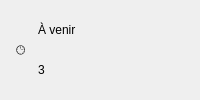
          <widget class="QFrame" name="cardAVenir">
           <property name="cssClass" stdset="0">
            <string>card</string>
           </property>
           <layout class="QHBoxLayout" name="layout15">
            <property name="spacing">
             <number>12</number>
            </property>
            <property name="leftMargin">
             <number>16</number>
            </property>
            <property name="topMargin">
             <number>10</number>
            </property>
            <property name="rightMargin">
             <number>16</number>
            </property>
            <property name="bottomMargin">
             <number>10</number>
            </property>
            <item>
             <widget class="QLabel" name="lblIconAVenir">
              <property name="text">
               <string>🕒</string>
              </property>
              <property name="cssClass" stdset="0">
               <string>cardIcon</string>
              </property>
             </widget>
            </item>
            <item>
             <layout class="QVBoxLayout" name="layout13">
              <property name="spacing">
               <number>0</number>
              </property>
              <property name="leftMargin">
               <number>0</number>
              </property>
              <property name="topMargin">
               <number>0</number>
              </property>
              <property name="rightMargin">
               <number>0</number>
              </property>
              <property name="bottomMargin">
               <number>0</number>
              </property>
              <item>
               <widget class="QLabel" name="lblAVenirTitle">
                <property name="text">
                 <string>À venir</string>
                </property>
                <property name="cssClass" stdset="0">
                 <string>cardTitle</string>
                </property>
               </widget>
              </item>
              <item>
               <widget class="QLabel" name="lblAVenirValue">
                <property name="text">
                 <string>3</string>
                </property>
                <property name="cssClass" stdset="0">
                 <string>cardValue</string>
                </property>
               </widget>
              </item>
             </layout>
            </item>
            <item>
             <spacer name="spacer14">
              <property name="orientation">
               <enum>Qt::Horizontal</enum>
              </property>
              <property name="sizeHint" stdset="0">
               <size>
                <width>20</width>
                <height>20</height>
               </size>
              </property>
             </spacer>
            </item>
           </layout>
          </widget>
